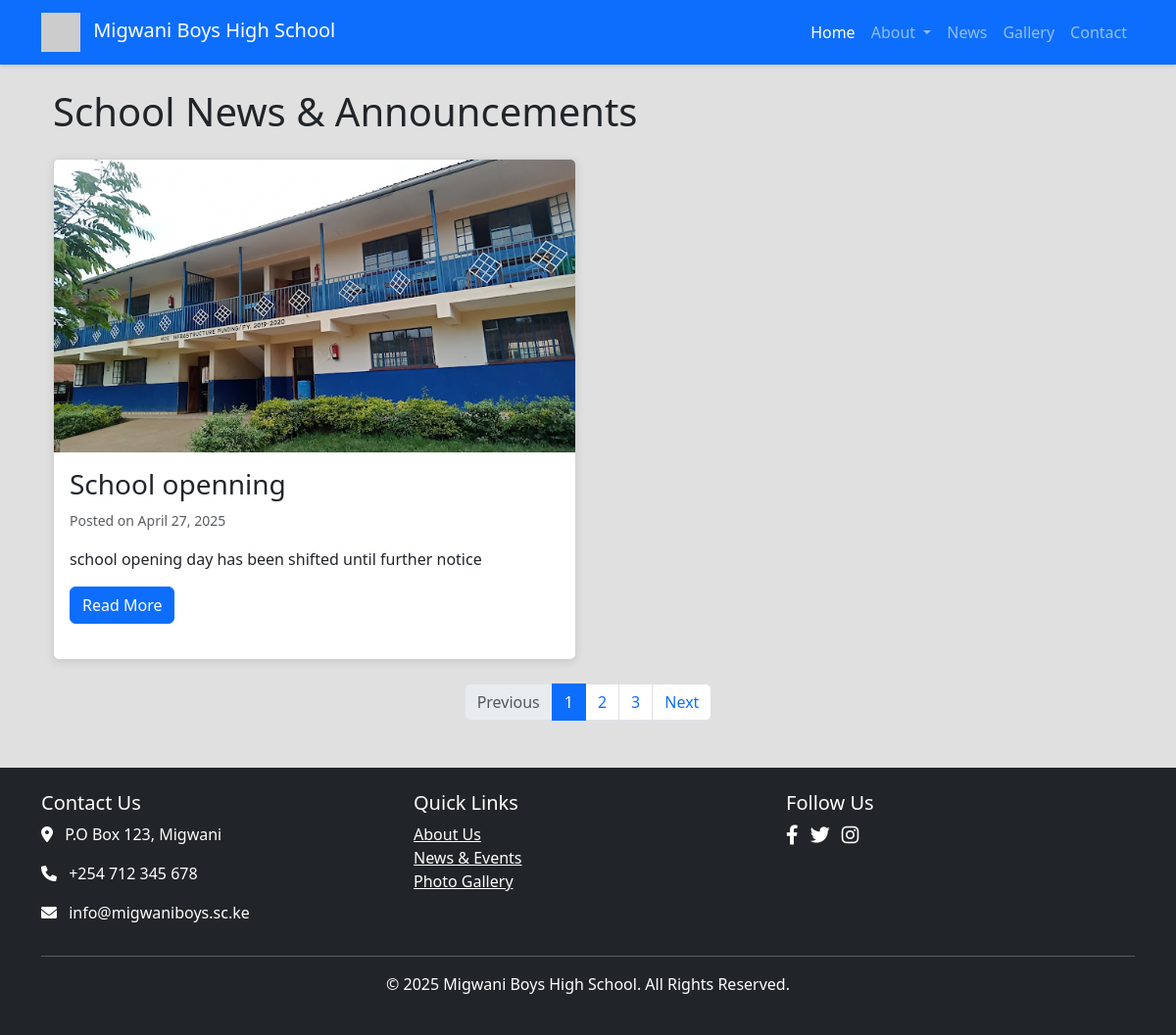
Page /news/ on the committed database.
### migwaniapp/models.py (models this page shows, shortened)
class News(models.Model):
    title = models.CharField(max_length=200)
    content = models.TextField()
    date_posted = models.DateTimeField(auto_now_add=True)
    image = models.ImageField(upload_to='news_images/')

### migwaniapp/views.py (the view)
# urls.py: path('news/', views.news, name='news'),
def news(request):
    all_news = News.objects.order_by('-date_posted')
    return render(request, 'school/news.html', {'all_news': all_news})

### migwaniapp/templates/school/news.html (shortened to what this page needs)
{% extends 'school/base.html' %}
{% block content %}
<div class="container">
    <h1 class="mb-4">School News & Announcements</h1>
    <div class="row">
        {% for news_item in all_news %}
        <div class="col-md-6 mb-4">
            <div class="card h-100">
                <img src="{{ news_item.image.url }}" class="card-img-top" alt="{{ news_item.title }}">
                <div class="card-body">
                    <h3 class="card-title">{{ news_item.title }}</h3>
                    <p class="card-text text-muted">
                        <small>Posted on {{ news_item.date_posted|date:"F d, Y" }}</small>
                    </p>
                    <p class="card-text">{{ news_item.content|truncatewords:30 }}</p>
                    <a href="#" class="btn btn-primary">Read More</a>
                </div>
            </div>
        </div>
        {% endfor %}
    </div>
    <nav aria-label="News pagination">
        <ul class="pagination justify-content-center">
            <li class="page-item disabled">
                <a class="page-link" href="#" tabindex="-1">Previous</a>
            </li>
            <li class="page-item active"><a class="page-link" href="#">1</a></li>
            <li class="page-item"><a class="page-link" href="#">2</a></li>
            <li class="page-item"><a class="page-link" href="#">3</a></li>
            <li class="page-item">
                <a class="page-link" href="#">Next</a>
            </li>
        </ul>
    </nav>
</div>
{% endblock %}

### migwaniapp/static/css/style.css (style rules this page uses)
:root { --primary-color: #570303; --secondary-color: #6c757d; --light-color: #ffffff; --dark-color: #1d86ef; }
body { font-family: 'Segoe UI', Tahoma, Geneva, Verdana, sans-serif; line-height: 1.6; background-color: #570808; }
.card { transition: transform 0.3s; margin-bottom: 20px; border: none; box-shadow: 0 2px 10px rgba(0,0,0,0.1); }

### migwaniapp/templates/school/base.html (style rules this page uses)
body { background-color: #e0e0e0; }

### rows in the picture
News: image (picture), title "School openning", date_posted "April 27, 2025", content "school opening day has been shifted until further notice"
